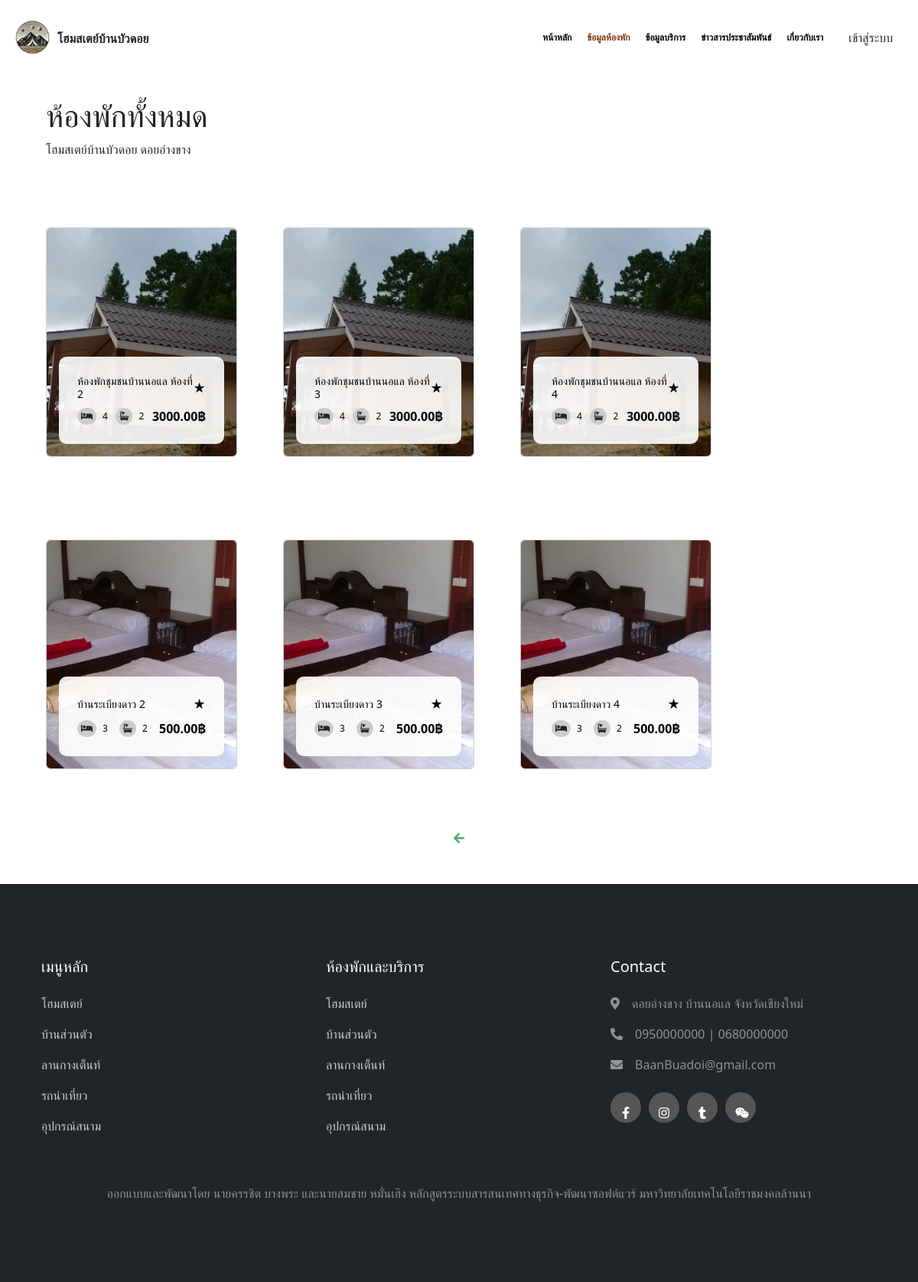
The app's page /room_product.php?page=2 with its own data.
### tables this page shows
CREATE TABLE `room_product` (
  `roomShow` tinyint(1) NOT NULL,
  `roomID` smallint(5) UNSIGNED ZEROFILL NOT NULL,
  `roomPrice` decimal(8,2) NOT NULL,
  `roomName` varchar(100) NOT NULL,
  `roomDetail` varchar(500) NOT NULL,
  `roomBed` smallint(3) NOT NULL,
  `roomBath` smallint(3) NOT NULL,
  `roomLocation` varchar(500) NOT NULL,
  `roomPic` varchar(100) NOT NULL,
  `roomMax` smallint(2) NOT NULL,
  `roomMin` tinyint(1) NOT NULL,
  `stdID` smallint(5) UNSIGNED ZEROFILL NOT NULL
);

### room_product.php (the view, shortened to what this page needs)
<?php
$db_con = connect_db();
?>
<!DOCTYPE html>
<html lang="en">
<head>
    <link href="https://cdn.jsdelivr.net/npm/bootstrap@5.0.2/dist/css/bootstrap.min.css" rel="stylesheet">
    <link rel="stylesheet" href="tabbar_view/nav_bar.css">
    <link rel="stylesheet" href="style1.css">
    <link rel="stylesheet" href="button.css">
    <link rel="stylesheet" href="card.css">
    <link href="https://cdnjs.cloudflare.com/ajax/libs/font-awesome/5.10.0/css/all.min.css" rel="stylesheet">
    <link href="https://cdn.jsdelivr.net/npm/bootstrap-icons@1.4.1/font/bootstrap-icons.css" rel="stylesheet">
    <link href="lib/animate/animate.min.css" rel="stylesheet">
    <link href="lib/owlcarousel/assets/owl.carousel.min.css" rel="stylesheet">
    <link href="css/bootstrap.min.css" rel="stylesheet">
    <link rel="stylesheet" href="https://cdn.datatables.net/2.1.4/css/dataTables.dataTables.css" />
    <link href="https://cdnjs.cloudflare.com/ajax/libs/bootstrap-datepicker/1.9.0/css/bootstrap-datepicker.min.css" rel="stylesheet">
    <link rel="stylesheet" href="https://cdn.jsdelivr.net/npm/sweetalert2@11/dist/sweetalert2.min.css">
</head>
<body>
    <div class="container-xxl bg-white p-0">
        <nav id="navbar">
            <?php include("tabbar_view/tab_bar.php"); ?>
        </nav>
        <div class="text-start mx-auto mb-5 wow slideInLeft" data-wow-delay="0.1s">
            <div id="title2" style="margin: 60px 60px">
                <h1>ห้องพักทั้งหมด</h1>
                <p>โฮมสเตย์บ้านบัวดอย ดอยอ่างขาง</p>
            </div>
        </div>
        <?php
            $stdID = isset($_GET['stdID']) ? $_GET['stdID'] : null;
            $page = isset($_GET['page']) ? (int)$_GET['page'] : 1;
            $limit = 12;
            $offset = ($page - 1) * $limit;
            if ($stdID) {
                $sql = 'SELECT roomPic, roomName, roomID, roomBed, roomBath, roomPrice, stdID FROM room_product WHERE stdID = :stdID LIMIT :limit OFFSET :offset';
                $stmt = $db_con->prepare($sql);
                $stmt->bindParam(':stdID', $stdID, PDO::PARAM_STR);
                $stmt->bindParam(':limit', $limit, PDO::PARAM_INT);
                $stmt->bindParam(':offset', $offset, PDO::PARAM_INT);
                $stmt->execute();
            } else {
                $sql = 'SELECT roomPic, roomName, roomID, roomBed, roomBath, roomPrice, stdID FROM room_product LIMIT :limit OFFSET :offset';
                $stmt = $db_con->prepare($sql);
                $stmt->bindParam(':limit', $limit, PDO::PARAM_INT);
                $stmt->bindParam(':offset', $offset, PDO::PARAM_INT);
                $stmt->execute();
            }
            $rooms = $stmt->fetchAll(PDO::FETCH_ASSOC);
            ?>
            <div class="produc_pre d-flex flex-row flex-wrap justify-content-start" style="margin: 0 30px;" id="room">
                <?php foreach ($rooms as $room) {
                ?>
                <div class="wow fadeInUp" data-wow-delay="0.5s" style="margin: 30px;">
                    <div class="card position-relative text-white card-hover mb-5" style="width: 250px; height: 300px; overflow: hidden; position: relative; border-radius: 5px;">
                        <img src="img/room_pic/<?php echo $room['roomPic']; ?>" class="card-img" alt="Room Image" style="height: 100%; object-fit: cover;">
                        <div class="card-img-overlay d-flex flex-column justify-content-end" style="color: #000;">
                            <div class="overlay-content p-4" style="background: rgba(255, 255, 255, 0.9); border-radius: 10px; transition: transform 0.3s;">
                                <div class="d-flex justify-content-between align-items-center mb-2">
                                    <h5 class="card-title m-0" style="font-size: 14px;"><?php echo $room['roomName']; ?></h5>
                                    <p class="m-0">★ </p>
                                </div>
                                <div class="d-flex justify-content-between align-items-center" style="font-size: 12px;">
                                    <span class="icon-text" style="display: flex; align-items: center;"><i class="fa fa-bed text-dark me-2" style="background-color: #ccc; border-radius: 50%; padding: 5px; margin-right: 5px;"></i> <?php echo $room['roomBed']; ?></span>
                                    <span class="icon-text" style="display: flex; align-items: center;"><i class="fa fa-bath text-dark me-2" style="background-color: #ccc; border-radius: 50%; padding: 5px; margin-right: 5px;"></i> <?php echo $room['roomBath']; ?></span>
                                    <p class="card-text text-right font-weight-bold" style="font-size: 16px; font-weight: bold;"><?php echo $room['roomPrice']; ?>฿</p>
                                </div>
                            </div>
                        </div>
                    </div>
                </div>
                <?php } ?>
            </div>
            <div class="pagination d-flex justify-content-center">
                <?php
                if ($page > 1) {
                    echo '<a href="?page=' . ($page - 1) . '"><i class="fa fa-arrow-left" style="color: #4DA866;"></i></a>';
                }
                ?>
            </div>
    </div>
    <nav>
        <?php include("footer.php"); ?>
    </nav>
</body>
</html>

### tabbar_view/nav_bar.css (style rules this page uses)
#navbar { transition: all 0.3s ease; }

### style1.css (style rules this page uses)
body { margin: 0; padding: 0; font-family: kkfont; }
nav { z-index: 3; position: sticky; top: 15px; }
.card { overflow: hidden; }
.card-img { transition: transform 0.3s ease-in-out; }

### records on screen
room_product: roomPic (picture), roomName "ห้องพักชุมชนบ้านนอแล ห้องที่ 2", roomBed "4", roomBath "2", roomPrice "3000.00"
room_product: roomPic (picture), roomName "ห้องพักชุมชนบ้านนอแล ห้องที่ 3", roomBed "4", roomBath "2", roomPrice "3000.00"
room_product: roomPic (picture), roomName "ห้องพักชุมชนบ้านนอแล ห้องที่ 4", roomBed "4", roomBath "2", roomPrice "3000.00"
room_product: roomPic (picture), roomName "บ้านระเบียงดาว 2", roomBed "3", roomBath "2", roomPrice "500.00"
room_product: roomPic (picture), roomName "บ้านระเบียงดาว 3", roomBed "3", roomBath "2", roomPrice "500.00"
room_product: roomPic (picture), roomName "บ้านระเบียงดาว 4", roomBed "3", roomBath "2", roomPrice "500.00"
